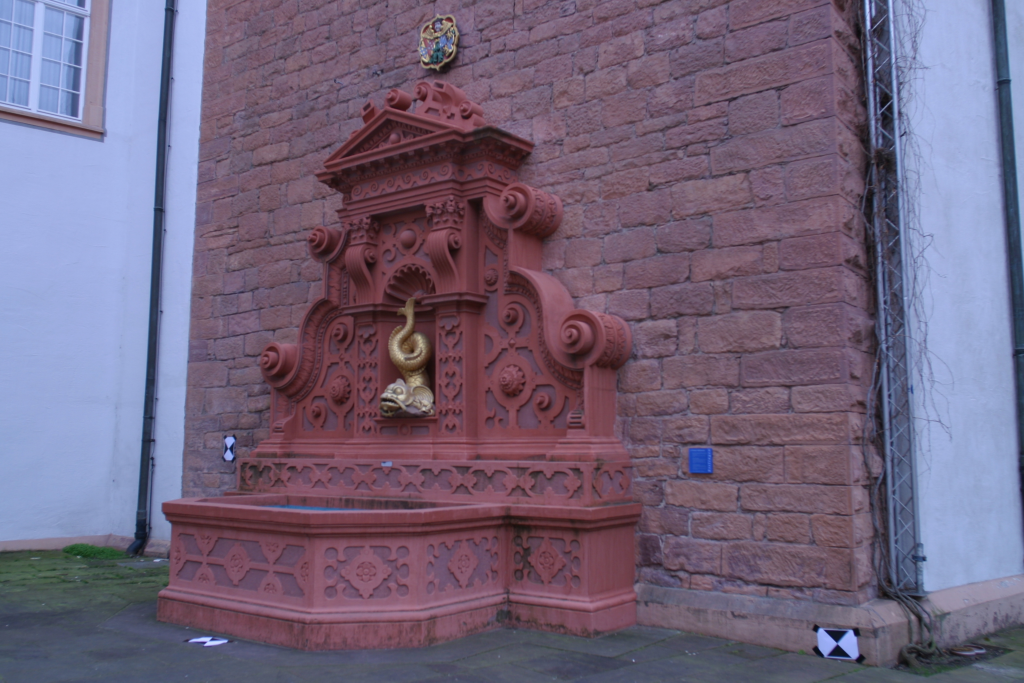
#> input picture Dataset/0001.jpg, 3072 x 2048 px (shown at 1/3 size); its folder holds only this picture in this run
$ python sfm3.py
#> lines starting #> are read from the running program, lines starting #| are printed output that depends on the picture
# INCREEMENTAL STRUCTURE FROM MOTION
# AUTHORS: ARIHANT GAUR AND SAURABH KEMEKAR
# ORGANIZATION: IvLabs, VNIT

import cv2
import numpy as np
import os

#K = np.array([[2393.952166119461, -3.410605131648481e-13, 932.3821770809047], [0, 2398.118540286656, 628.2649953288065], [0, 0, 1]])
K = np.array([[2759.48, 0, 1520.69], [0, 2764.16, 1006.81], [0, 0, 1]])
downscale = 2

K[0,0] = K[0,0] / float(downscale)
K[1,1] = K[1,1] / float(downscale)
K[0,2] = K[0,2] / float(downscale)
K[1,2] = K[1,2] / float(downscale)

cv2.namedWindow('image1', cv2.WINDOW_NORMAL)
cv2.namedWindow('image2', cv2.WINDOW_NORMAL)

path = os.getcwd()
#img_dir = path + '/Dataset2/'
img_dir = path + '/Dataset/'

#img_dir = '/home/arihant/Desktop/uoft/'
img_list = sorted(os.listdir(img_dir))

images = []

for img in img_list:
	if '.JPG' in img or '.jpg' in img:
		images = images + [img]

t0 = np.zeros((3,1))
R0 = np.eye(3)
Rt0 = np.hstack((R0, t0))
P0 = np.matmul(K, Rt0)
Pref = P0

#print(X.shape)
#sys.exit()
cameras = [P0]


Xtot = np.zeros((1,3))
colorstot = np.zeros((1,3))

features = []
descriptors = []
matches = []
i = 0
densify = False
tot_images = len(images)
#thresh_features = 200
match_interval = 3 # tot_images
# Acquisition of all features as well as matching
while(i < tot_images):
	print("Image: ",i)
	if downscale == 2:
		img = cv2.pyrDown(cv2.imread(img_dir +'/'+ images[i]))
	else:
		img = cv2.imread(img_dir +'/'+ images[i])

	sift = cv2.xfeatures2d.SIFT_create()
	imggray = cv2.cvtColor(img, cv2.COLOR_BGR2GRAY)
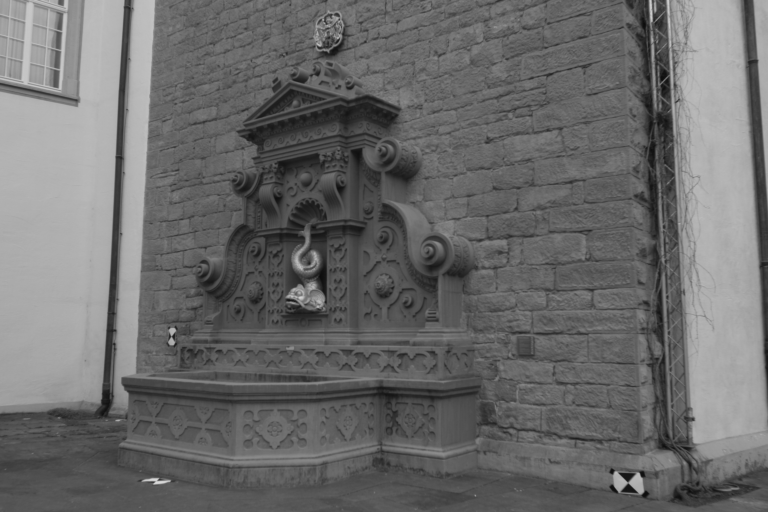
#> imggray: shape (1024, 1536) (shown at 1/2 size); min 12, max 220, mean 106.7

	kp, des = sift.detectAndCompute(imggray, None)
#> kp = 3368 keypoints; strongest (x, y, size): (1255, 953, 12.1), (343, 684, 7.9), (1274, 965, 17.4), (345, 662, 8.3)

	features = features + [kp]
#> features = 1 item
	descriptors = descriptors + [des]
#> descriptors = 1 item

	if i == 0:
		i = i + 1
		continue

	j = 1
	while(j < i + 1):
		bf = cv2.BFMatcher()
		match = bf.knnMatch(descriptors[i - j], des, k = 2)
		#matches = matches + [match]
		good = []
		for m,n in match:
			if m.distance < 0.8 * n.distance:
				good.append(m)

		pts0 = np.float32([features[i - j][m.queryIdx].pt for m in good])
		pts1 = np.float32([kp[m.trainIdx].pt for m in good])

		E, mask = cv2.findEssentialMat(pts0, pts1, K, method = cv2.RANSAC, prob = 0.999, threshold = 0.4, mask = None)

		pts0 = pts0[mask.ravel() == 1]
		pts1 = pts1[mask.ravel() == 1]


		print(j)
		j = j + 1
	"""if i + 1 >= match_interval:
		j = match_interval - 1
		while(j > 0):
			bf = cv2.BFMatcher()
			match = bf.knnMatch(descriptors[i - match_interval + j], des, k=2)
			matches = matches + [match]
			#print(j)
			j = j - 1"""

	i = i + 1


$ run again, on Dataset/0005.jpg
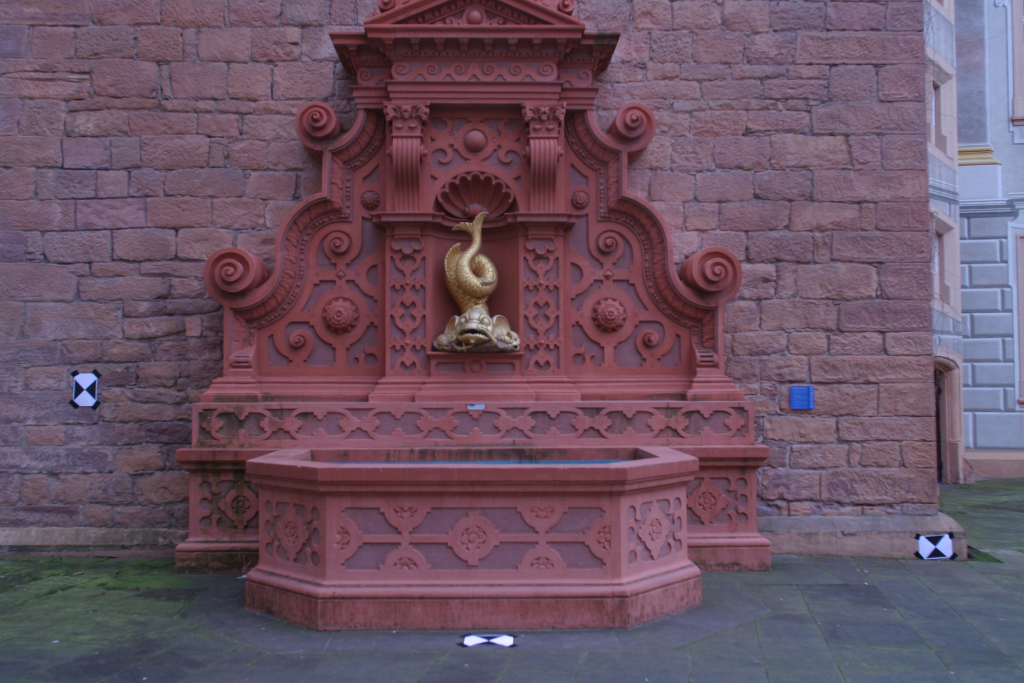
#> input picture Dataset/0005.jpg, 3072 x 2048 px (shown at 1/3 size)
#> `imggray = cv2.cvtColor(img, cv2.COLOR_BGR2GRAY)`:
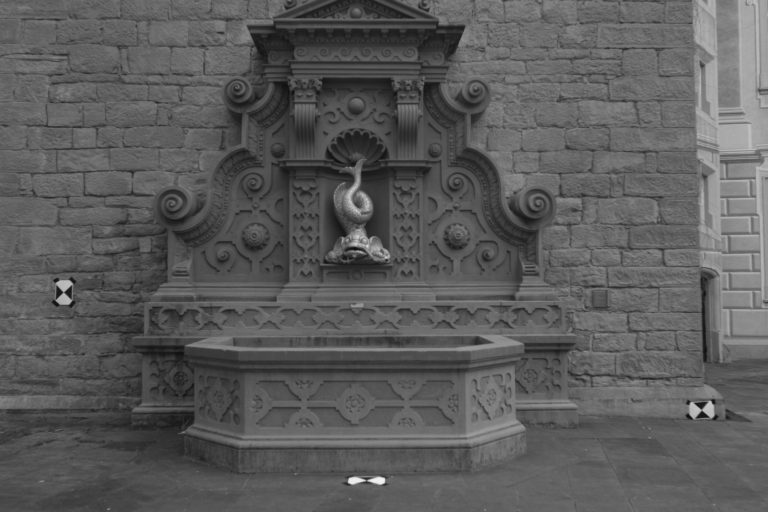
#> imggray: shape (1024, 1536) (shown at 1/2 size); min 13, max 242, mean 91
#> kp = 3165 keypoints; strongest (x, y, size): (759, 961, 12.4), (1402, 810, 9.8), (1405, 830, 8.9), (128, 600, 13.9)
#> features = 1 item

$ run again, on Dataset/0006.jpg
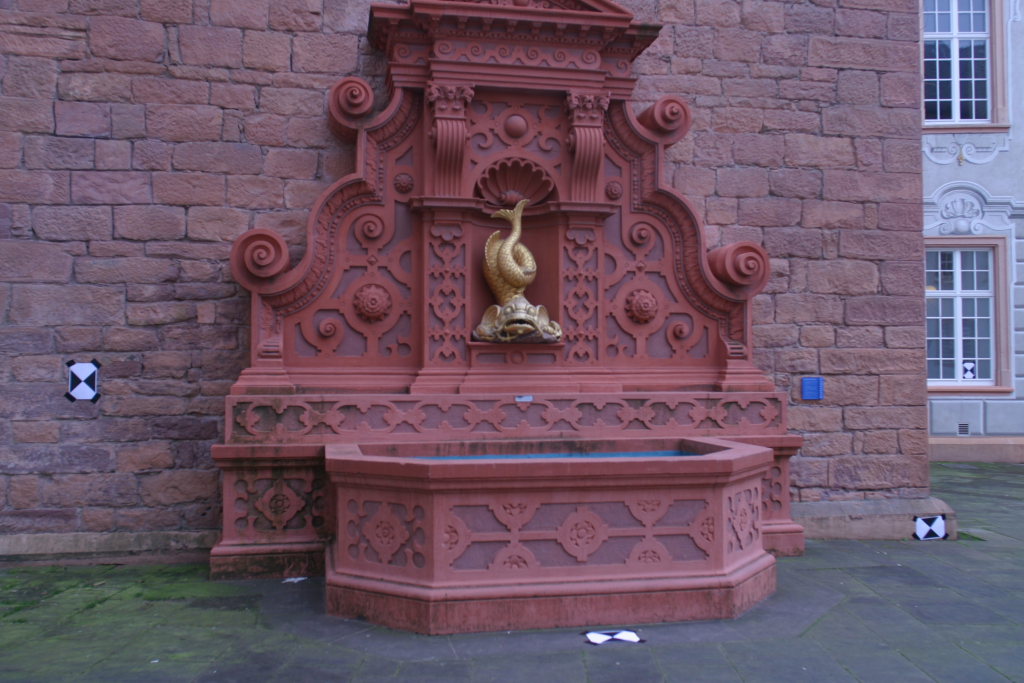
#> input picture Dataset/0006.jpg, 3072 x 2048 px (shown at 1/3 size)
#> `imggray = cv2.cvtColor(img, cv2.COLOR_BGR2GRAY)`:
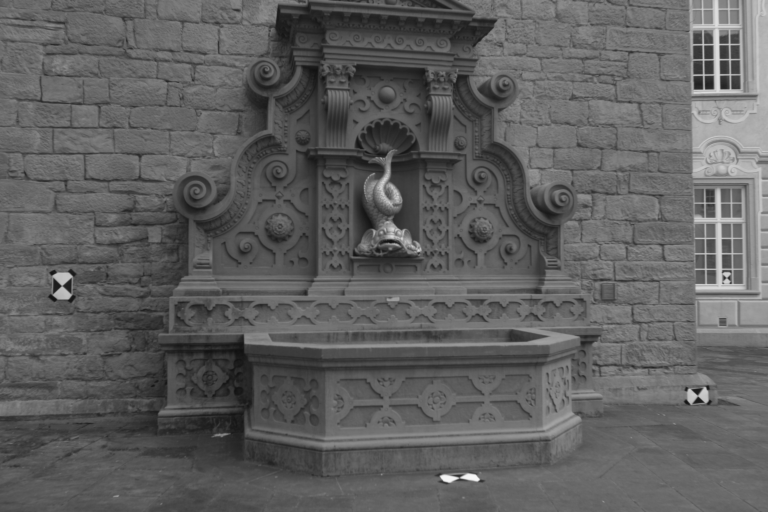
#> imggray: shape (1024, 1536) (shown at 1/2 size); min 16, max 245, mean 95
#> kp = 3800 keypoints; strongest (x, y, size): (1394, 782, 8.6), (1448, 556, 4.8), (1397, 801, 7.9), (1448, 171, 10.9)
#> features = 1 item

$ run again, on Dataset/0007.jpg
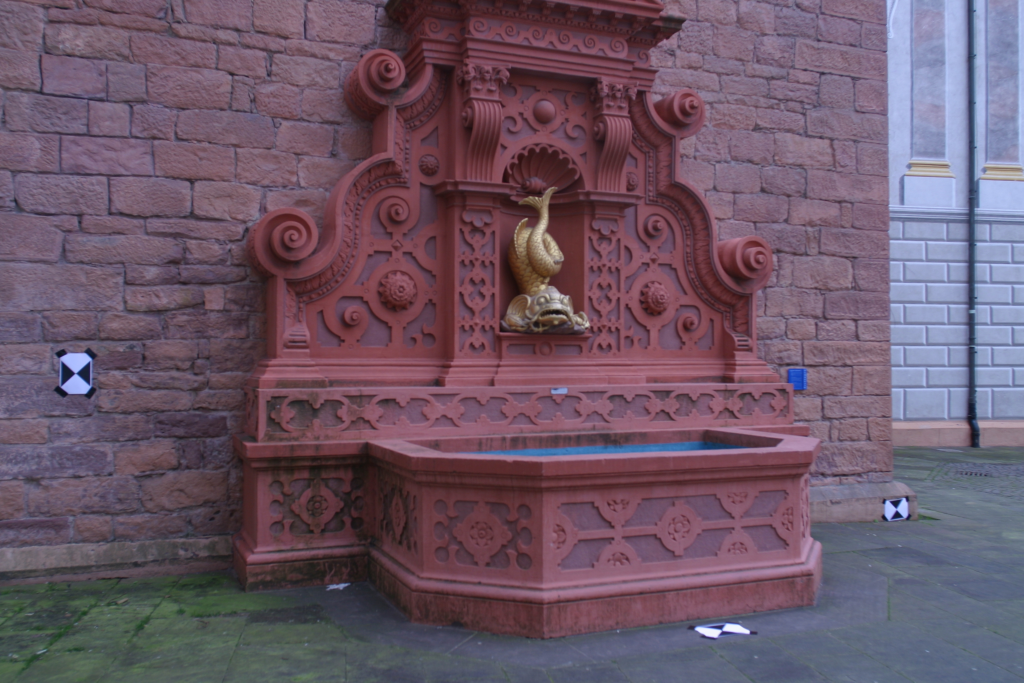
#> input picture Dataset/0007.jpg, 3072 x 2048 px (shown at 1/3 size)
#> `imggray = cv2.cvtColor(img, cv2.COLOR_BGR2GRAY)`:
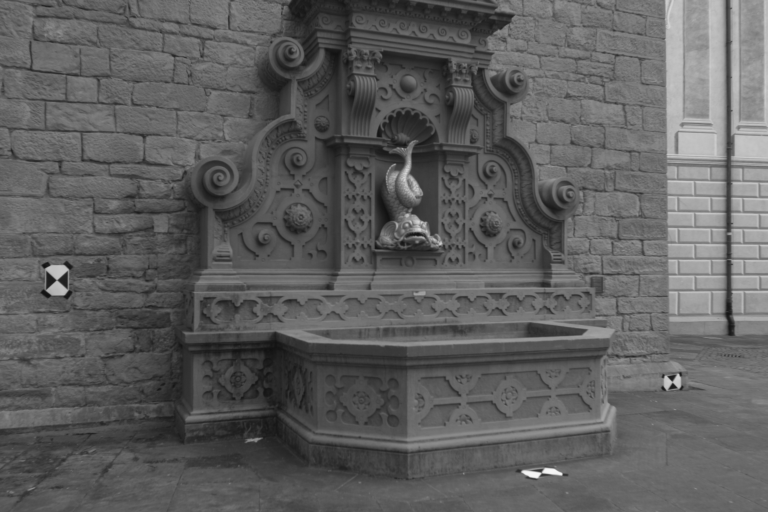
#> imggray: shape (1024, 1536) (shown at 1/2 size); min 16, max 245, mean 94.5
#> kp = 3385 keypoints; strongest (x, y, size): (1093, 941, 8.7), (1071, 950, 9.7), (1053, 945, 8.8), (101, 560, 12)
#> features = 1 item

$ run again, on Dataset/0002.jpg
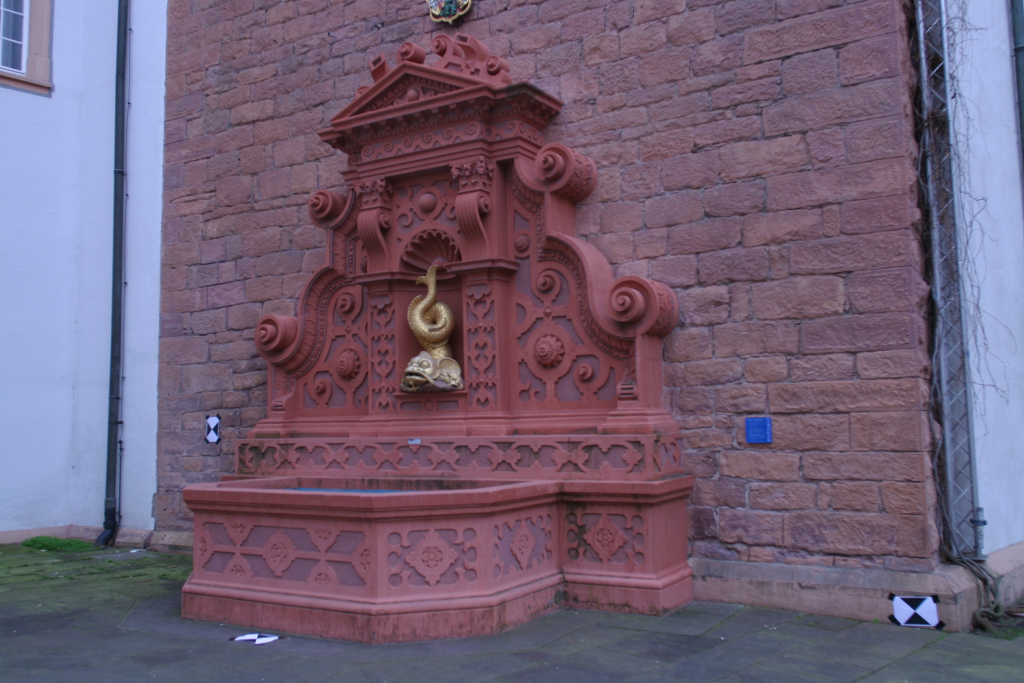
#> input picture Dataset/0002.jpg, 3072 x 2048 px (shown at 1/3 size)
#> `imggray = cv2.cvtColor(img, cv2.COLOR_BGR2GRAY)`:
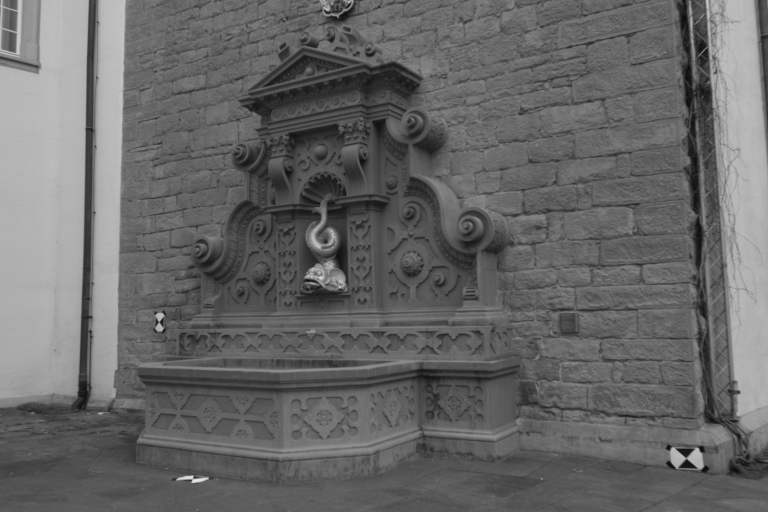
#> imggray: shape (1024, 1536) (shown at 1/2 size); min 10, max 227, mean 103.1
#> kp = 3326 keypoints; strongest (x, y, size): (1371, 904, 12.5), (320, 632, 9.3), (1374, 928, 11.2), (1393, 916, 18)
#> features = 1 item
